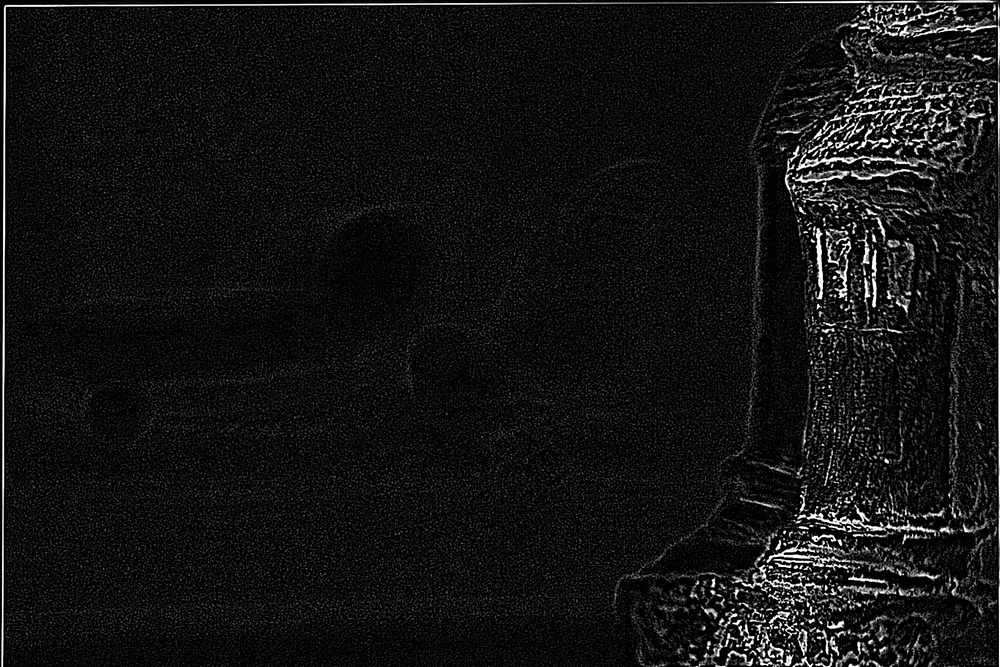
#> input picture data/save/07/1.focus_stack/focus_1.jpg, 1000 x 667 px, shrunk from 1920 x 1280 before the run, found by its file name; its folder holds 3 pictures in this run
$ python TASK1.py
#> lines starting #> are read from the running program, lines starting #| are printed output that depends on the picture
# -*- coding: utf-8 -*-
import os
import argparse
import cv2
import numpy as np


# read image
def read_image(image_path):
    img = cv2.imread(image_path, cv2.IMREAD_COLOR)
    return img


# save image
def save_image(save_path, save_as, img):
    if not os.path.exists(save_path):
        os.makedirs(save_path)

    return cv2.imwrite(save_path + save_as, img)


def find_all_files(path):
    all = []
    for root, dirs, files in os.walk(path):
        for file in files:
            all.append(file)
#> pass 2 of the loop in find_all_files, `for root, dirs, files in os.walk(path):`:

    return all


# convert to gray scale
def cvt_to_grayscale(img):
    imGray = cv2.cvtColor(img, cv2.COLOR_BGR2GRAY)
    return imGray


# SIFT
def compute_descriptors(imGray):
    sift = cv2.xfeatures2d.SIFT_create()
    keypoints, descriptors = sift.detectAndCompute(imGray, None)
    print("length of keypoints: {}, descriptors.shape: {}".format(len(keypoints), descriptors.shape))
    return keypoints, descriptors


# FlannBasedMatcher
# FLANN(Fast Library for Approximate Nearest Neighbors)
def create_matcher(trees, checks):
    FLANN_INDEX_KDTREE = 0
    index_params = dict(algorithm=FLANN_INDEX_KDTREE, trees=trees)
    search_params = dict(checks=checks)

    matcher = cv2.FlannBasedMatcher(index_params, search_params)
    return matcher


def find_good_matches_location(matcher, keypoints1, descriptors1, keypoints2, descriptors2, factor):
    matches = matcher.knnMatch(descriptors1, descriptors2, k=2)  #
    good_matches = []

    for m, n in matches:
        if m.distance < factor * n.distance:
            good_matches.append(m)

    points1 = np.float32([keypoints1[match.queryIdx].pt for match in good_matches]).reshape(-1, 1, 2)
    points2 = np.float32([keypoints2[match.trainIdx].pt for match in good_matches]).reshape(-1, 1, 2)
    return good_matches, points1, points2


def homography(img1, img2, points1, points2):
    height, width, channels = img2.shape
    Homography, mask = cv2.findHomography(points1, points2, cv2.RANSAC)
    aligned_img = cv2.warpPerspective(img1, Homography, (width, height))
    return aligned_img


def align_im1_to_im2(img1, img2):
    img1Gray = cvt_to_grayscale(img1)
    img2Gray = cvt_to_grayscale(img2)

    keypoints1, descriptors1 = compute_descriptors(img1Gray)
    keypoints2, descriptors2 = compute_descriptors(img2Gray)

    matcher = create_matcher(trees=5, checks=50)  #
    good_matches, points1, points2 = find_good_matches_location(matcher, keypoints1, descriptors1, keypoints2, descriptors2, factor=0.7)  # factor=0.8

    imMatches = cv2.drawMatches(img1, keypoints1, img2, keypoints2, good_matches, None, flags=2)
    aligned_img = homography(img1, img2, points1, points2)

    return imMatches, aligned_img


def main(img_path, save_path, match_path):
    all_files = find_all_files(img_path)

    for i in range(len(all_files) - 1):
        source_img_path = img_path + all_files[i]
        target_img_path = img_path + all_files[i + 1]
        match_save_as = "matched_" + str(i) + ".jpg"
        align_save_as = "aligned_" + str(i) + ".jpg"

        print("Reading a source image : ", source_img_path)
        source_img = read_image(source_img_path)
#> in read_image, img is the input picture: shape (667, 1000, 3); min 0, max 255, mean 19.5

        print("Reading a target image : ", target_img_path)
        target_img = read_image(target_img_path)
#> call 2 of read_image, with image_path = './data/07/focus_0.jpg'
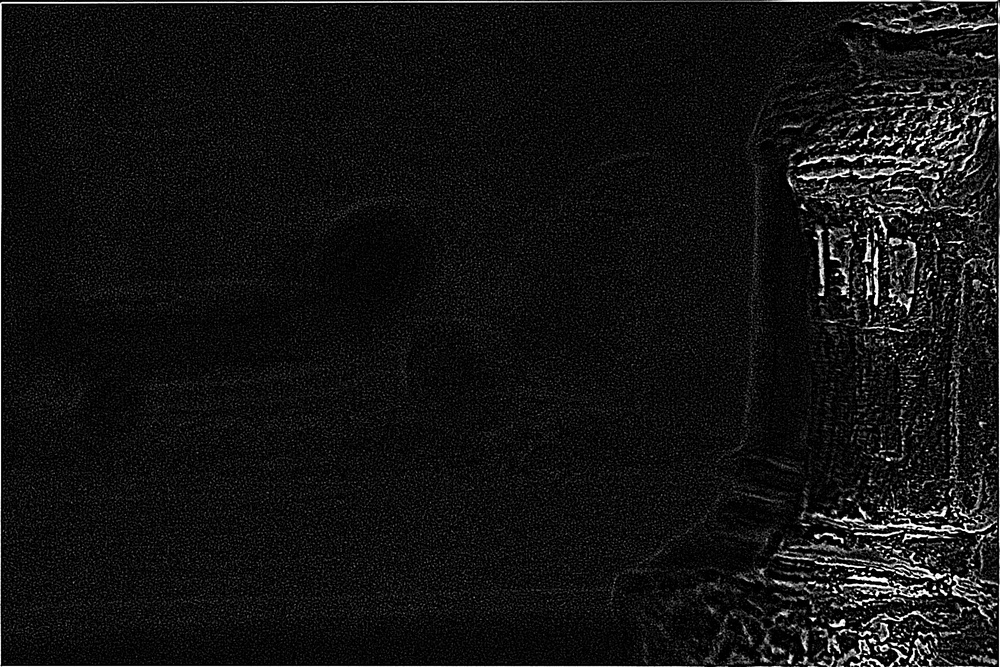
#> input picture data/save/07/1.focus_stack/focus_0.jpg, 1000 x 667 px, shrunk from 1920 x 1280 before the run, found by its file name
#> in read_image, img is the input picture: shape (667, 1000, 3); min 0, max 255, mean 19.4

        print("Aligning images ...")
        imMatches, aligned_img = align_im1_to_im2(source_img, target_img)
#> in compute_descriptors, `keypoints, descriptors = sift.detectAndCompute(imGray, None)`: keypoints = 3565 keypoints; strongest (x, y, size): (784, 532, 2), (785, 544, 1.8), (796, 567, 2.3), (802, 623, 2.1)
#| length of keypoints: 3565, descriptors.shape: (3565, 128)
#> in align_im1_to_im2, `keypoints1, descriptors1 = compute_descriptors(img1Gray)`: keypoints1 has the same summary as keypoints in compute_descriptors
#> in compute_descriptors (call 2), `keypoints, descriptors = sift.detectAndCompute(imGray, None)`: keypoints = 3381 keypoints; strongest (x, y, size): (934, 588, 2.5), (837, 274, 2.2), (938, 224, 2.8), (863, 573, 2)
#| length of keypoints: 3381, descriptors.shape: (3381, 128)
#> in align_im1_to_im2, `keypoints2, descriptors2 = compute_descriptors(img2Gray)`: keypoints2 has the same summary as keypoints in compute_descriptors
#> in find_good_matches_location, `matches = matcher.knnMatch(descriptors1, descriptors2, k=2)`: matches = 3565 matches
#> after the loop in find_good_matches_location, `for m, n in matches:`: good_matches = 152 matches
#> in find_good_matches_location, `points1 = np.float32([keypoints1[match.queryIdx].pt for match in good_..`: points1 = 152 rows, first 8: [368.6, 10.06], [787.1, 131.5], [809.1, 654.7], [815.4, 249.6], [816.4, 180.6], [817.5, 581.9], [817.9, 630.7], [818.4, 234.4]
#> in find_good_matches_location, `points2 = np.float32([keypoints2[match.trainIdx].pt for match in good_..`: points2 = 152 rows, first 8: [333.7, 7.86], [975.8, 144.7], [810.2, 653.9], [817.1, 246.4], [818.4, 178.3], [819.2, 580.2], [820, 628.8], [818.9, 232.1]
#> in align_im1_to_im2, `good_matches, points1, points2 = find_good_matches_location(matcher, k..`: good_matches = 152 matches
#> in align_im1_to_im2, `imMatches = cv2.drawMatches(img1, keypoints1, img2, keypoints2, good_m..`:
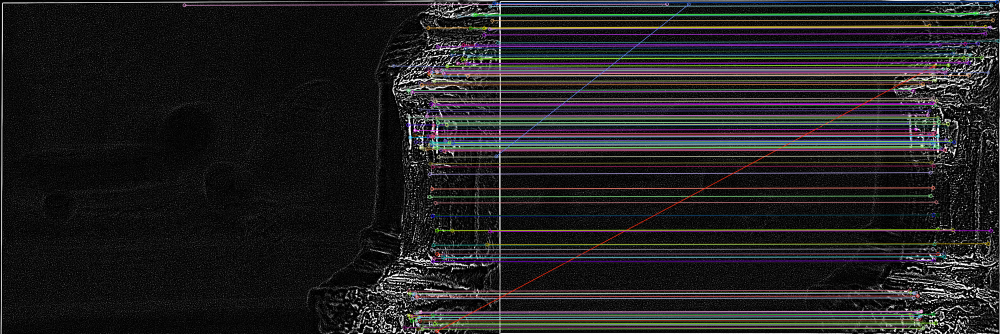
#> imMatches: shape (667, 2000, 3) (shown at 1/2 size); mean B, G, R 34, 33, 34.2
#> in homography, `Homography, mask = cv2.findHomography(points1, points2, cv2.RANSAC)`: Homography = [[1.07, 0.0071, -29.86], [0.00893, 1.04, -11.28], [3.79e-05, 9.64e-06, 1]]; mask = 152 values, max 1 at index 2, min 0 at index 0, mean 0.967
#> in homography, `aligned_img = cv2.warpPerspective(img1, Homography, (width, height))`:
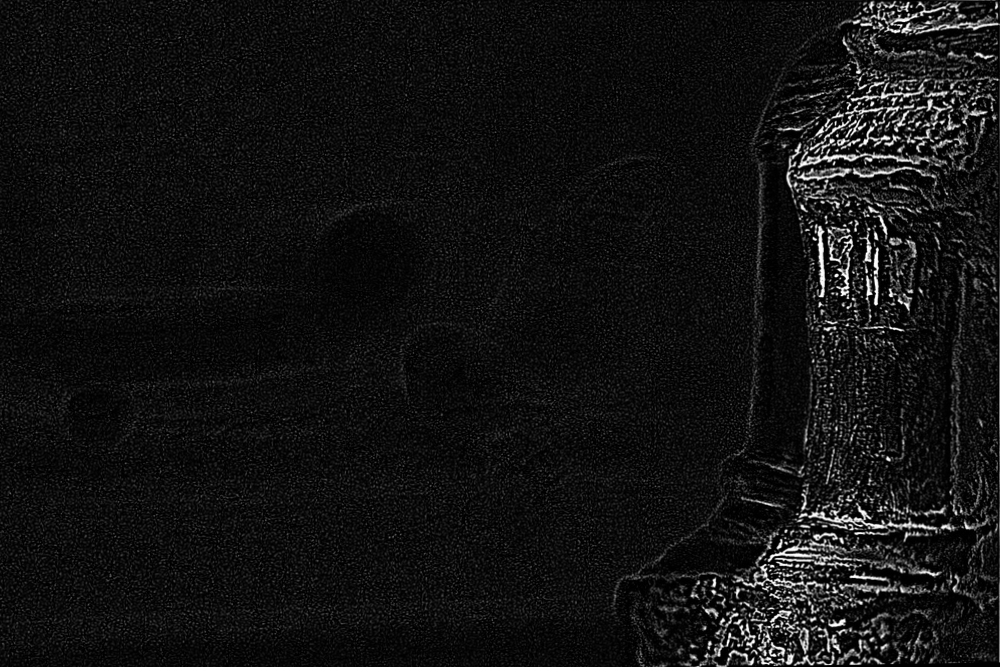
#> aligned_img: shape (667, 1000, 3); min 0, max 255, mean 18.6

        print("Saving an feature matched image : ", match_path)
        save_image(match_path, match_save_as, imMatches)

        print("Saving an aligned image : ", save_path)
        save_image(save_path, align_save_as, aligned_img)

        print("\n")
#> pass 2 of the loop in main, `for i in range(len(all_files) - 1):`:
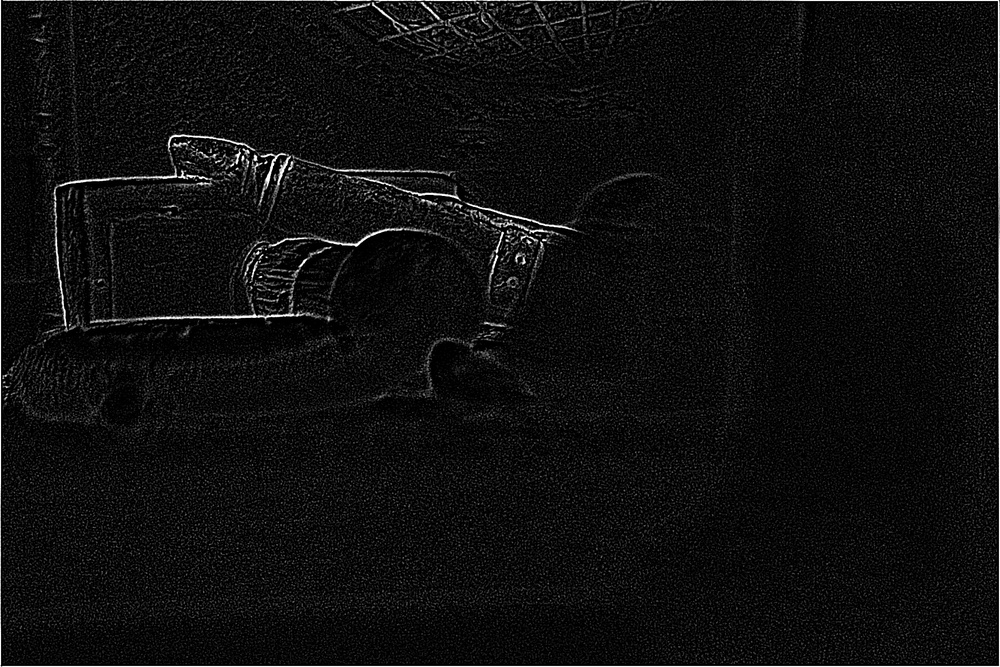
#> input picture data/save/07/1.focus_stack/focus_10.jpg, 1000 x 667 px, shrunk from 1920 x 1280 before the run, found by its file name
#> in read_image, img is the input picture: shape (667, 1000, 3); min 0, max 255, mean 15.5
#| length of keypoints: 3381, descriptors.shape: (3381, 128)
#> keypoints1 has the same summary as keypoints in compute_descriptors
#> keypoints = 1831 keypoints; strongest (x, y, size): (243, 157, 1.8), (258, 253, 1.9), (289, 169, 1.9), (529, 242, 2.1)
#| length of keypoints: 1831, descriptors.shape: (1831, 128)
#> keypoints2 has the same summary as keypoints in compute_descriptors
#> matches = 3381 matches
#> after the loop in find_good_matches_location (call 2), `for m, n in matches:`: good_matches = 4 matches
#> in align_im1_to_im2 (call 2), `good_matches, points1, points2 = find_good_matches_location(matcher, k..`: points1 = [[333.7, 7.86], [553.2, 7.58], [841.2, 564.5], [940.7, 171.5]]; points2 = [[992.4, 355.5], [237.7, 135.4], [356.9, 170.5], [237.5, 56.51]]
#> in align_im1_to_im2 (call 2), `imMatches = cv2.drawMatches(img1, keypoints1, img2, keypoints2, good_m..`:
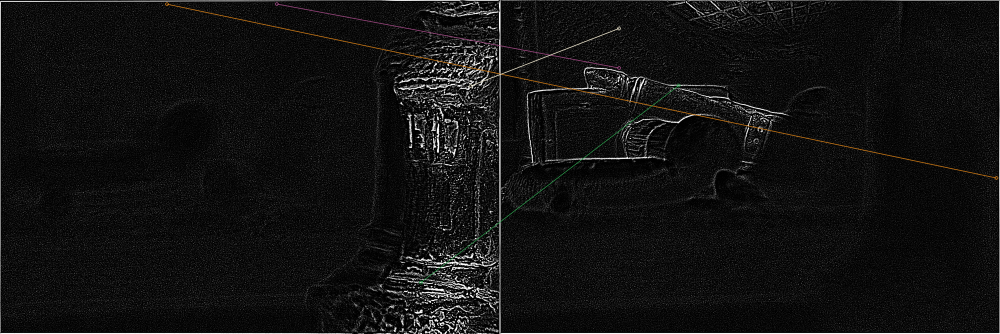
#> imMatches: shape (667, 2000, 3) (shown at 1/2 size); mean B, G, R 17.7, 17.9, 18
#> Homography = [[-1.14, 3.38, 488.1], [-0.517, 1.62, 208.4], [-0.00281, 0.00958, 1]]; mask = [1, 1, 1, 1]
#> in homography (call 2), `aligned_img = cv2.warpPerspective(img1, Homography, (width, height))`:
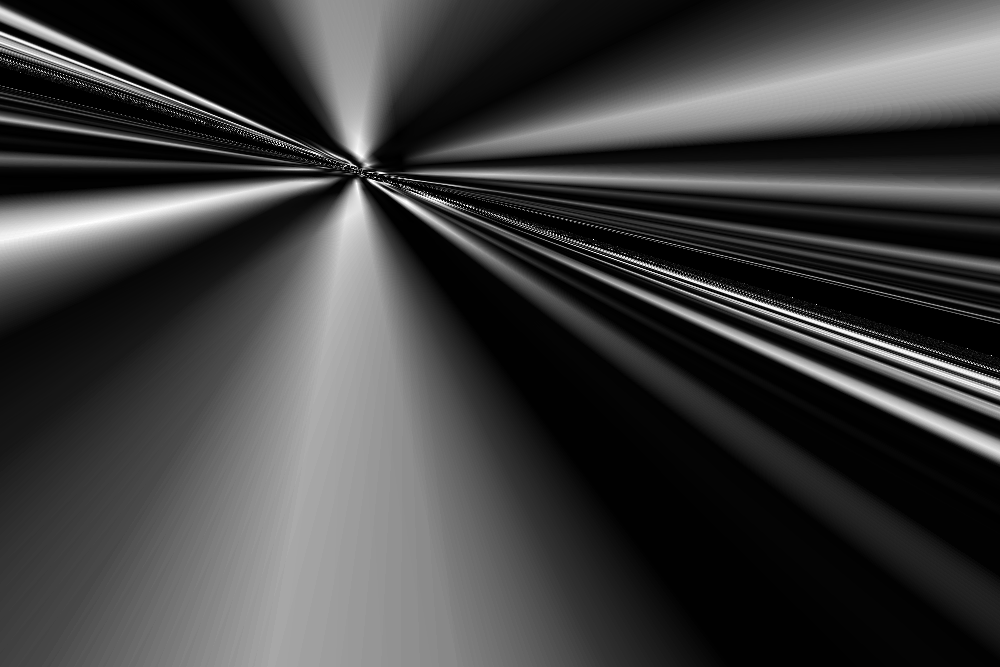
#> aligned_img: shape (667, 1000, 3); min 0, max 255, mean 63.3


if __name__ == '__main__':
    parser = argparse.ArgumentParser(description="Image Alignment")
    parser.add_argument('--img_path', default="./data/07/", help="Directory for loading input images")
    parser.add_argument('--save_path', default="./data/save/07/aligned/",  help="Directory for saving aligned images")
    parser.add_argument('--match_save_path', default="./data/save/07/matched/", help="Directory for saving matched features between images")
    args = parser.parse_args()

    img_path = args.img_path
    save_path = args.save_path
    match_save_path = args.match_save_path

    main(img_path, save_path, match_save_path)
